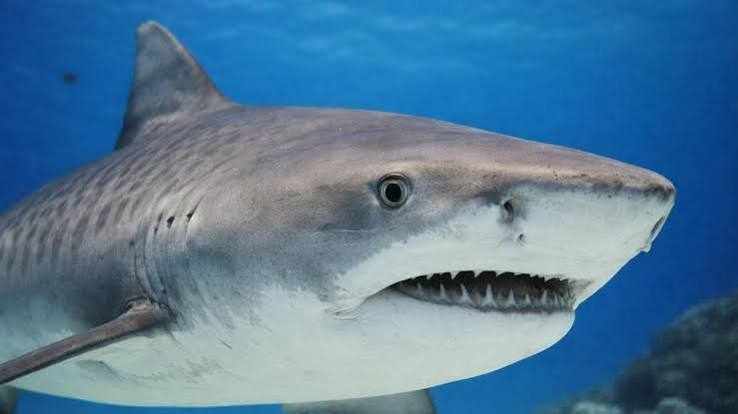
#> input picture tiburon.jpg, 738 x 414 px
$ python p6-act10-0085.py
#> lines starting #> are read from the running program, lines starting #| are printed output that depends on the picture; after the words box and inside, x2 and y2 are one past the last pixel; in counts of white or black regions, pixels touching at a corner belong together
import numpy as np
import cv2
# vision artificial act10 NC 0085
# Lee la imagen en escala de grises
img = cv2.imread("tiburon.jpg", cv2.IMREAD_GRAYSCALE)
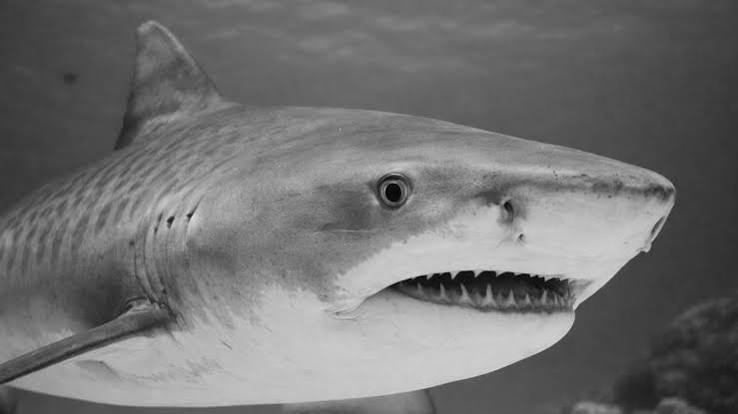
#> img: shape (414, 738); min 0, max 226, mean 113.5

# Abre la ventana con la imagen
cv2.imshow("tiburon 0085", img)
cv2.waitKey(0)
cv2.destroyAllWindows()

#linea
print(" la linea 0085")
# Crea una imagen negra
img = np.zeros((512,512,3), np.uint8)

# Dibuja una diagonal blanca de 3px desde una esquina a la otra
img = cv2.line(img,(0,0),(511,511),(255,255,255),3)

# Abre la ventana con la imagen
cv2.imshow("la linea 0085", img)
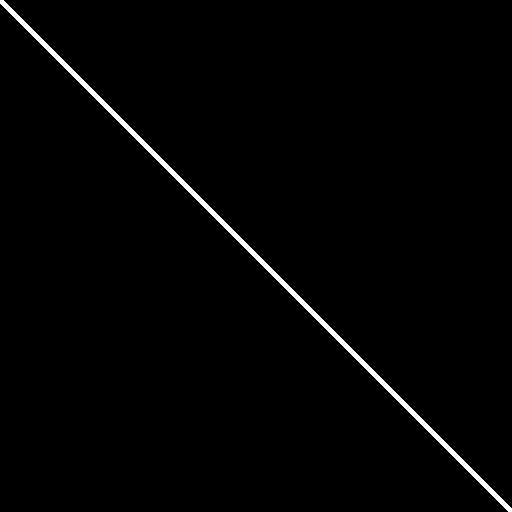
#> window 'la linea 0085': shape (512, 512, 3); 1.4% white; 1 white region, box (x1, y1, x2, y2) and area: (0, 0, 512, 512) 3572
cv2.waitKey(0)
cv2.destroyAllWindows()

# circulo
print(" el circulo ")
# Dibuja un circulo azul de radio 10px al centro de la imagen
img = cv2.circle(img, (260,260), 10, (255,0,0),-1)
# Abre la ventana con la imagen
cv2.imshow("el circulo 0085", img)
cv2.waitKey(0)
cv2.destroyAllWindows()

# texto
print(" el texto 0085")
# Añade a la imagen el texto "Example Text" en color blanco
img = cv2.putText(img, "ricardo lopez 0085", (200, 30),cv2.FONT_HERSHEY_SIMPLEX, \
                  0.5, (255, 255, 255), 2)
# Abre la ventana con la imagen
cv2.imshow("el texto", img)
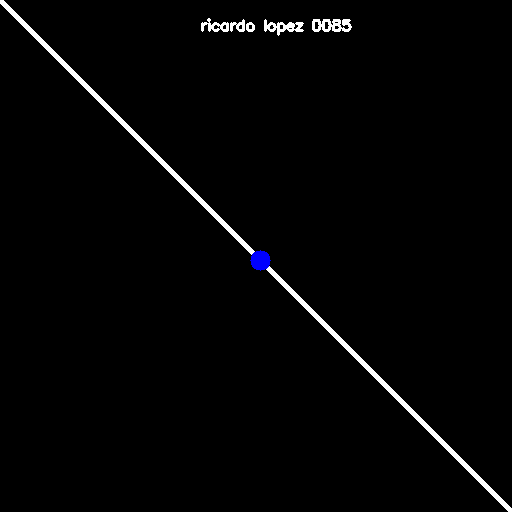
#> window 'el texto': shape (512, 512, 3); mean B, G, R 4.7, 4.4, 4.4
cv2.waitKey(0)
cv2.destroyAllWindows()

#trackbars
# Crea a una imagen negra, y una ventana llamada 'frame'
def on_trackbar(val):
  print(val)

# Crea a una imagen negra, y una ventana llamada 'frame'
img = np.zeros((300,512,3), np.uint8)
cv2.namedWindow('frame')

# Crea tres trackbar en frame, llamados R,G,B, que van de 0 a 255 y llaman a on_trackbar()
cv2.createTrackbar('R','frame',0,255,on_trackbar)
cv2.createTrackbar('G','frame',0,255,on_trackbar)
cv2.createTrackbar('B','frame',0,255,on_trackbar)

while(True):
    cv2.imshow('frame',img)
    k = cv2.waitKey(1) & 0xFF
#> (key Esc is pressed here)
    if k == 27:
        break

    # Obtiene las posiciones de los trackbars
    r = cv2.getTrackbarPos('R','frame')
    g = cv2.getTrackbarPos('G','frame')
    b = cv2.getTrackbarPos('B','frame')

    img[:] = [b,g,r]

cv2.destroyAllWindows()

# Abre la ventana con la imagen
cv2.imshow("el texto", img)
cv2.waitKey(0)
cv2.destroyAllWindows()

# Thresholding
img = cv2.imread('image1.png',0)

ret,thr1 = cv2.threshold(img,127,255,cv2.THRESH_BINARY)
ret,thr2 = cv2.threshold(img,127,255,cv2.THRESH_BINARY_INV)
ret,thr3 = cv2.threshold(img,127,255,cv2.THRESH_TRUNC)
ret,thr4 = cv2.threshold(img,127,255,cv2.THRESH_TOZERO)
ret,thr5 = cv2.threshold(img,127,255,cv2.THRESH_TOZERO_INV)

cv2.imshow('BINARY',thr1)
cv2.imshow('BINARY_INV',thr2)
cv2.imshow('TRUNC',thr3)
cv2.imshow('TOZERO',thr4)
cv2.imshow('TOZERO_INV',thr5)
# Abre la ventana con la imagen
cv2.imshow("el texto", img)
cv2.waitKey(0)
cv2.destroyAllWindows()

print("programa echo por Ricardo lopez NC = 0085")
